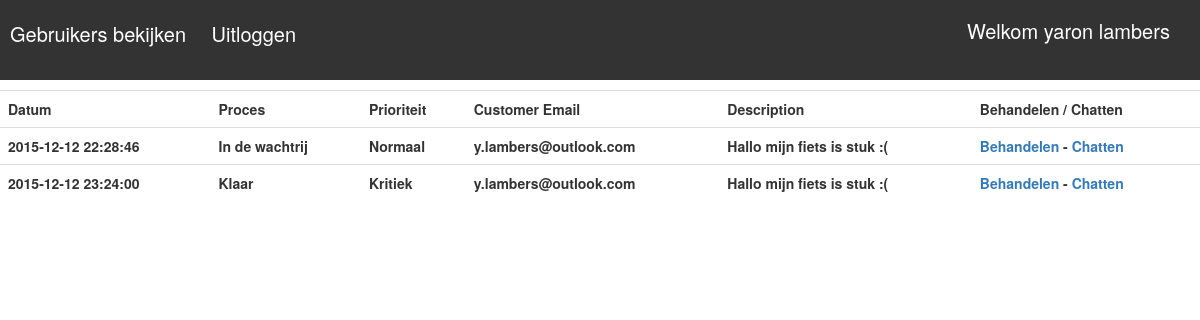
The app's page /includes/ticket.php (signed in), older data.
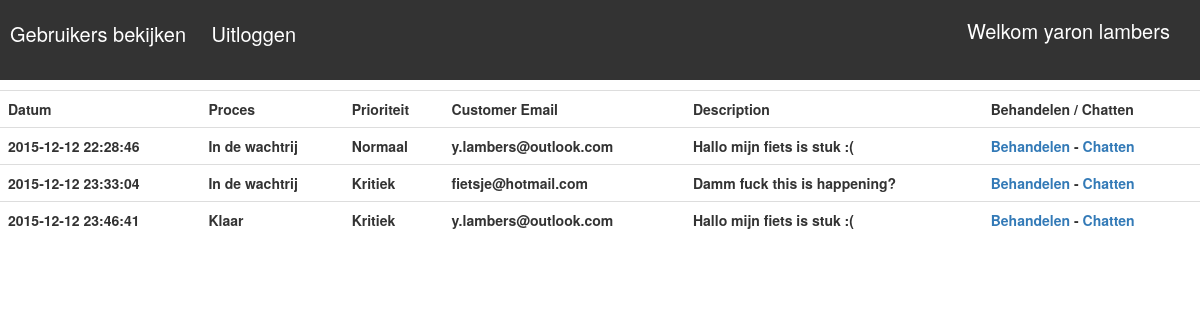
The same page, newer data.
### tables this page shows
CREATE TABLE `user` (
  `id` int(5) NOT NULL,
  `firstname` varchar(45) NOT NULL,
  `lastname` varchar(45) NOT NULL,
  `phone` int(14) NOT NULL,
  `role` int(2) NOT NULL DEFAULT '1',
  `email` varchar(100) NOT NULL,
  `password` varchar(32) NOT NULL
);

CREATE TABLE `ticket` (
  `idticket` int(11) NOT NULL,
  `customer` varchar(45) NOT NULL,
  `idcustomer` int(11) NOT NULL,
  `created_at` timestamp NOT NULL DEFAULT CURRENT_TIMESTAMP ON UPDATE CURRENT_TIMESTAMP,
  `urgentieLevel` int(3) NOT NULL,
  `description` varchar(45) NOT NULL,
  `employee` varchar(45) DEFAULT NULL,
  `fixed_at` varchar(14) DEFAULT NULL,
  `solution` longtext,
  `active` int(2) NOT NULL
);

### includes/ticket.php (the view, shortened to what this page needs)
<!doctype html>
<html lang="en">
<head>
    <link rel="stylesheet" href="../css/style.css">
    <link rel="stylesheet" href="../css/bootstrap.css">
</head>
<body>
<?php
include_once('database.php');
$email = $_SESSION['email'];
$user_email = "SELECT * FROM user WHERE email LIKE '%$email%'";
$result = mysqli_query($db, $user_email);
$row = mysqli_fetch_assoc($result);
$userName = $row['firstname'] ." ". $row['lastname']. "<br/>";
$role = $row['role'];
if(!empty($_SESSION['email'])){
    echo '<div class="menubar">';
    echo "<h2>"."Welkom ". $userName."</h2>"."<br/>";
    if($role == 2){
        echo '<a href="user.php">Gebruikers bekijken </a> ';
    }else{
        echo '<a href="user.php">Gegevens bewerken </a> ';
    }
    echo '<a href="logout.php">Uitloggen </a> ';
    echo '</div>';
}else{
    header('location: ../index.php');
}
$email = $_SESSION['email'];
$user_email = "SELECT * FROM user WHERE email LIKE '%$email%'";
$result = mysqli_query($db, $user_email);
$row = mysqli_fetch_assoc($result);
$userRole = $row['role'];
if($userRole == 2){
    $queryTicket = "SELECT * FROM ticket  ORDER BY created_at ";
    $resultTicket = mysqli_query($db, $queryTicket);
    echo '
    <table class="table table-hover">
    <tr>
        <th>Datum</th>
        <th>Proces</th>
        <th>Prioriteit</th>
        <th>Customer Email</th>
        <th>Description</th>
        <th>Behandelen / Chatten</th>
    <tr>
    ';
    while($row = mysqli_fetch_array($resultTicket)){
        if($row['active'] == 0){
            $active = 'In de wachtrij';
        }elseif($row['active'] == 1){
            $active = 'In behandeling';
        }elseif($row['active'] == 3){
            $active = 'Klaar';
        }
        if($row['urgentieLevel'] == 1){
            $urgentieLevel = 'Laag';
        }elseif($row['urgentieLevel'] == 2){
            $urgentieLevel = 'Normaal';
        }elseif($row['urgentieLevel'] == 4){
            $urgentieLevel = 'Kritiek';
        }
        echo '<tr>';
        echo "<th>".$row['created_at']. "</th>";
        echo "<th>" .$active."</th>";
        echo "<th>".$urgentieLevel. "</th>";
        echo "<th>".$row['customer']. "</th>";
        echo "<th>".$row['description']. "<th/>";
        echo '<a href="tickethandeling.php?id='.$row['idticket'].'"> Behandelen </a> -  <a href="chat.php?id='.$row['idticket'].'"> Chatten </a>';
        echo '</tr>';
    }
    echo '</table>';
}

### css/style.css (style rules this page uses)
body { margin: 0; padding: 0; }
.menubar { width: 100%; height: 80px; color: #000; background: #333; margin-bottom: 10px; }
.menubar h2 { font-size: 20px; color: #fff; display: inline-block; position: absolute; right: 30px; }
.menubar a { color: #fff; font-size: 20px; text-decoration: none; padding: 0 10px; }

Row changes from the older to the newer data that the page shows:
added ticket: created_at "2015-12-12 23:33:04", active "In de wachtrij", urgentieLevel "Kritiek", customer "fietsje@hotmail.com", description "Damm fuck this is happening?"
changed ticket "Klaar": created_at "2015-12-12 23:24:00" → "2015-12-12 23:46:41"
